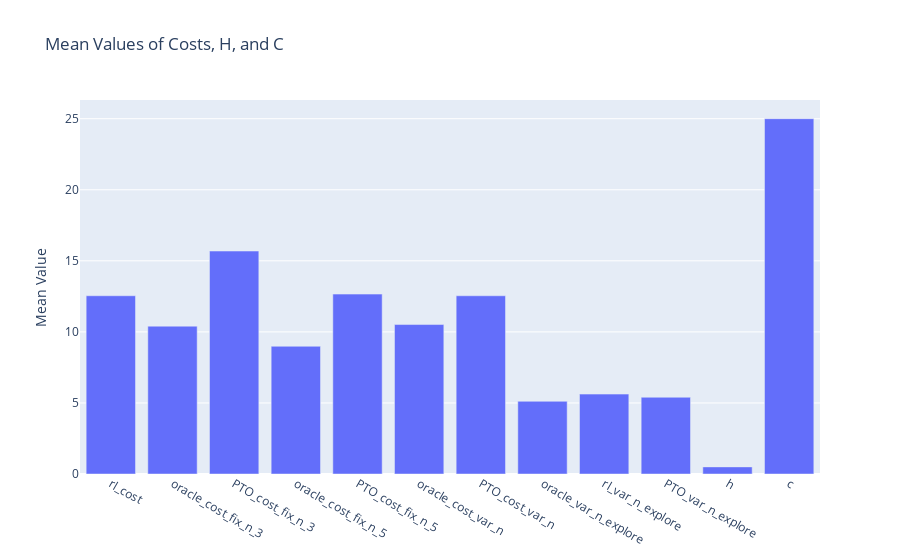
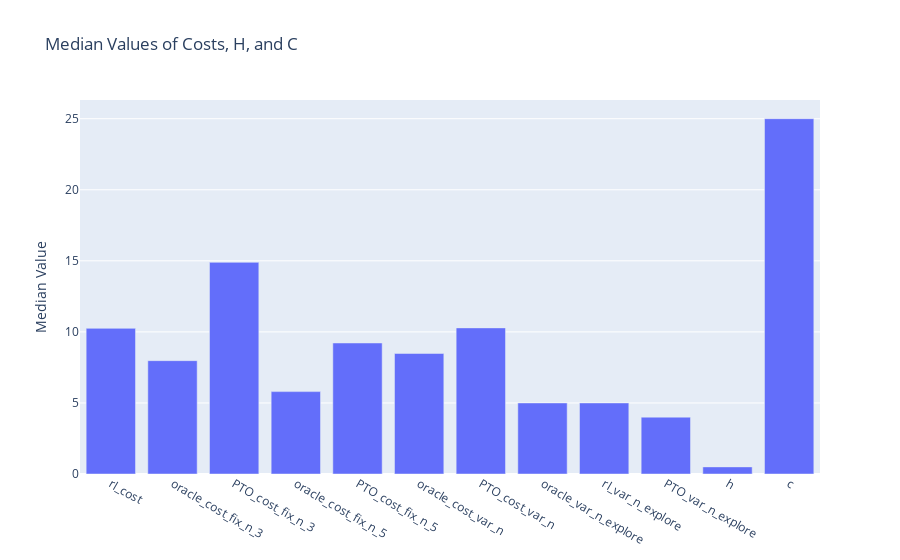

The cell these charts' notebook holds for them, in order:
### Markdown cell above
## Visualize Results

### Code cell
import plotly.graph_objects as go

all_costs = [x for x in df.columns if 'cost' in x] + ['oracle_var_n_explore', 'rl_var_n_explore', 'PTO_var_n_explore']

# Calculate means
means = df[all_costs + ['h', 'c']].mean()

# Plot
fig = go.Figure(data=[go.Bar(x=means.index, y=means.values)])
fig.update_layout(title="Mean Values of Costs, H, and C", yaxis_title="Mean Value")
fig.show()

# Calculate medians
medians = df[all_costs + ['h', 'c']].median()

# Plot
fig = go.Figure(data=[go.Bar(x=medians.index, y=medians.values)])
fig.update_layout(title="Median Values of Costs, H, and C", yaxis_title="Median Value")
fig.show()

# Create a dataframe with two rows: one for means and one for medians
summary_df = pd.DataFrame({'Mean': means, 'Median': medians}).T
summary_df.head()

### Figure 1 — Plotly figure (JSON) as saved in the notebook; plotly's stock layout.template omitted (floating-point values rounded to 4 significant figures)
{"data": [{"type": "bar", "x": ["rl_cost", "oracle_cost_fix_n_3", "PTO_cost_fix_n_3", "oracle_cost_fix_n_5", "PTO_cost_fix_n_5", "oracle_cost_var_n", "PTO_cost_var_n", "oracle_var_n_explore", "rl_var_n_explore", "PTO_var_n_explore", "h", "c"], "y": [12.54, 10.4, 15.69, 8.987, 12.66, 10.52, 12.54, 5.115, 5.622, 5.4, 0.5, 25.0]}], "layout": {"title": {"text": "Mean Values of Costs, H, and C"}, "yaxis": {"title": {"text": "Mean Value"}}}}

### Figure 2 — Plotly figure (JSON) as saved in the notebook; plotly's stock layout.template omitted (floating-point values rounded to 4 significant figures)
{"data": [{"type": "bar", "x": ["rl_cost", "oracle_cost_fix_n_3", "PTO_cost_fix_n_3", "oracle_cost_fix_n_5", "PTO_cost_fix_n_5", "oracle_cost_var_n", "PTO_cost_var_n", "oracle_var_n_explore", "rl_var_n_explore", "PTO_var_n_explore", "h", "c"], "y": [10.25, 7.974, 14.89, 5.797, 9.218, 8.481, 10.28, 5.0, 5.0, 4.0, 0.5, 25.0]}], "layout": {"title": {"text": "Median Values of Costs, H, and C"}, "yaxis": {"title": {"text": "Median Value"}}}}
